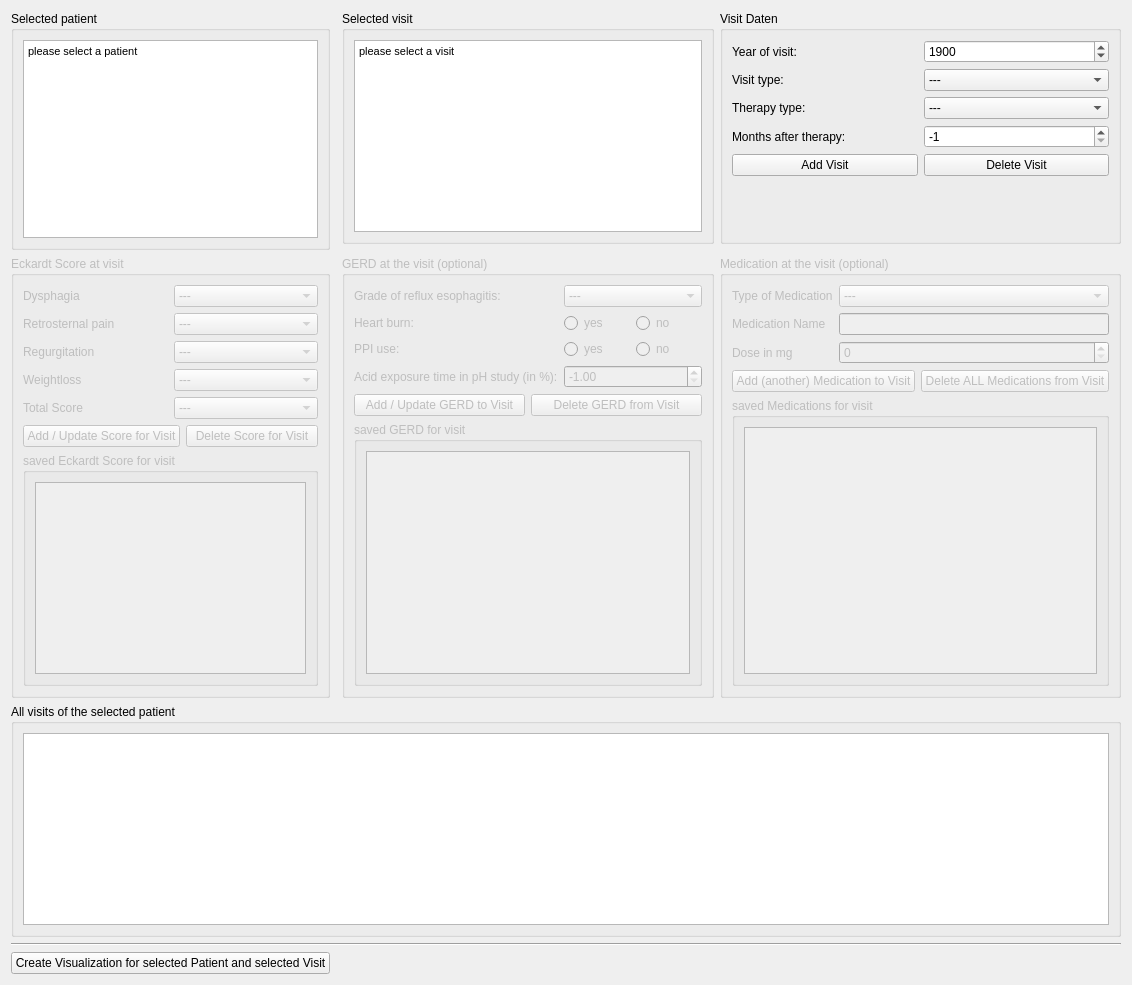
      <widget class="QWidget" name="visits">
       <property name="enabled">
        <bool>true</bool>
       </property>
       <attribute name="title">
        <string>Visits</string>
       </attribute>
       <layout class="QGridLayout" name="gridLayout_72">
        <item row="0" column="0" rowspan="2">
         <widget class="QGroupBox" name="groupBox_6">
          <property name="title">
           <string>Selected patient</string>
          </property>
          <layout class="QGridLayout" name="gridLayout_11">
           <item row="0" column="0">
            <widget class="QTextEdit" name="selected_patient_text_visitview">
             <property name="readOnly">
              <bool>true</bool>
             </property>
             <property name="html">
              <string>&lt;!DOCTYPE HTML PUBLIC &quot;-//W3C//DTD HTML 4.0//EN&quot; &quot;http://www.w3.org/TR/REC-html40/strict.dtd&quot;&gt;
&lt;html&gt;&lt;head&gt;&lt;meta name=&quot;qrichtext&quot; content=&quot;1&quot; /&gt;&lt;style type=&quot;text/css&quot;&gt;
p, li { white-space: pre-wrap; }
&lt;/style&gt;&lt;/head&gt;&lt;body style=&quot; font-family:'MS Shell Dlg 2'; font-size:8.25pt; font-weight:400; font-style:normal;&quot;&gt;
&lt;p style=&quot; margin-top:0px; margin-bottom:0px; margin-left:0px; margin-right:0px; -qt-block-indent:0; text-indent:0px;&quot;&gt;&lt;span style=&quot; font-size:8pt;&quot;&gt;please select a patient&lt;/span&gt;&lt;/p&gt;&lt;/body&gt;&lt;/html&gt;</string>
             </property>
            </widget>
           </item>
          </layout>
         </widget>
        </item>
        <item row="0" column="2">
         <widget class="QGroupBox" name="groupBox_9">
          <property name="title">
           <string>Selected visit</string>
          </property>
          <layout class="QGridLayout" name="gridLayout_16">
           <item row="0" column="0">
            <widget class="QTextEdit" name="selected_visit_text_visitview">
             <property name="readOnly">
              <bool>true</bool>
             </property>
             <property name="html">
              <string>&lt;!DOCTYPE HTML PUBLIC &quot;-//W3C//DTD HTML 4.0//EN&quot; &quot;http://www.w3.org/TR/REC-html40/strict.dtd&quot;&gt;
&lt;html&gt;&lt;head&gt;&lt;meta name=&quot;qrichtext&quot; content=&quot;1&quot; /&gt;&lt;style type=&quot;text/css&quot;&gt;
p, li { white-space: pre-wrap; }
&lt;/style&gt;&lt;/head&gt;&lt;body style=&quot; font-family:'MS Shell Dlg 2'; font-size:8.25pt; font-weight:400; font-style:normal;&quot;&gt;
&lt;p style=&quot; margin-top:0px; margin-bottom:0px; margin-left:0px; margin-right:0px; -qt-block-indent:0; text-indent:0px;&quot;&gt;&lt;span style=&quot; font-size:8pt;&quot;&gt;please select a visit&lt;/span&gt;&lt;/p&gt;&lt;/body&gt;&lt;/html&gt;</string>
             </property>
            </widget>
           </item>
          </layout>
         </widget>
        </item>
        <item row="0" column="3">
         <widget class="QGroupBox" name="groupBox_7">
          <property name="title">
           <string>Visit Daten</string>
          </property>
          <layout class="QGridLayout" name="gridLayout_12">
           <item row="0" column="0">
            <layout class="QGridLayout" name="gridLayout_13">
             <item row="3" column="1">
              <widget class="QComboBox" name="visit_type_dropdown">
               <item>
                <property name="text">
                 <string>---</string>
                </property>
               </item>
               <item>
                <property name="text">
                 <string>Initial Diagnostic</string>
                </property>
               </item>
               <item>
                <property name="text">
                 <string>Therapy</string>
                </property>
               </item>
               <item>
                <property name="text">
                 <string>Follow-Up Diagnostic</string>
                </property>
               </item>
              </widget>
             </item>
             <item row="4" column="0">
              <widget class="QLabel" name="label_13">
               <property name="text">
                <string>Therapy type:</string>
               </property>
              </widget>
             </item>
             <item row="3" column="0">
              <widget class="QLabel" name="label_12">
               <property name="text">
                <string>Visit type:</string>
               </property>
              </widget>
             </item>
             <item row="1" column="1">
              <widget class="QDateEdit" name="year_of_visit_calendar">
               <property name="displayFormat">
                <string>yyyy</string>
               </property>
               <property name="date">
                <date>
                 <year>1900</year>
                 <month>1</month>
                 <day>1</day>
                </date>
               </property>
              </widget>
             </item>
             <item row="1" column="0">
              <widget class="QLabel" name="label_10">
               <property name="text">
                <string>Year of visit:</string>
               </property>
              </widget>
             </item>
             <item row="4" column="1">
              <widget class="QComboBox" name="therapy_type_dropdown">
               <item>
                <property name="text">
                 <string>---</string>
                </property>
               </item>
               <item>
                <property name="text">
                 <string>Botox injection</string>
                </property>
               </item>
               <item>
                <property name="text">
                 <string>Pneumatic Dilatation</string>
                </property>
               </item>
               <item>
                <property name="text">
                 <string>POEM</string>
                </property>
               </item>
               <item>
                <property name="text">
                 <string>LHM</string>
                </property>
               </item>
              </widget>
             </item>
             <item row="5" column="0">
              <widget class="QLabel" name="label_7">
               <property name="text">
                <string>Months after therapy:</string>
               </property>
              </widget>
             </item>
             <item row="5" column="1">
              <widget class="QSpinBox" name="months_after_therapy_spin">
               <property name="minimum">
                <number>-1</number>
               </property>
               <property name="value">
                <number>-1</number>
               </property>
              </widget>
             </item>
            </layout>
           </item>
           <item row="1" column="0">
            <layout class="QGridLayout" name="gridLayout_15">
             <item row="0" column="0">
              <widget class="QPushButton" name="visit_add_button">
               <property name="text">
                <string>Add Visit</string>
               </property>
              </widget>
             </item>
             <item row="0" column="1">
              <widget class="QPushButton" name="visit_delete_button">
               <property name="text">
                <string>Delete Visit</string>
               </property>
              </widget>
             </item>
            </layout>
           </item>
           <item row="2" column="0">
            <spacer name="verticalSpacer_11">
             <property name="orientation">
              <enum>Qt::Vertical</enum>
             </property>
             <property name="sizeHint" stdset="0">
              <size>
               <width>20</width>
               <height>40</height>
              </size>
             </property>
            </spacer>
           </item>
          </layout>
         </widget>
        </item>
        <item row="2" column="2">
         <widget class="QGroupBox" name="gerd">
          <property name="enabled">
           <bool>false</bool>
          </property>
          <property name="title">
           <string>GERD at the visit (optional)</string>
          </property>
          <layout class="QGridLayout" name="gridLayout_48">
           <item row="2" column="1">
            <widget class="QGroupBox" name="groupBox_22">
             <property name="title">
              <string>saved GERD for visit</string>
             </property>
             <layout class="QGridLayout" name="gridLayout_85">
              <item row="0" column="0">
               <widget class="QTextEdit" name="gerd_text">
                <property name="readOnly">
                 <bool>true</bool>
                </property>
               </widget>
              </item>
             </layout>
            </widget>
           </item>
           <item row="1" column="1">
            <layout class="QGridLayout" name="gridLayout_74">
             <item row="0" column="0">
              <widget class="QPushButton" name="add_gerd_button">
               <property name="text">
                <string>Add / Update GERD to Visit</string>
               </property>
              </widget>
             </item>
             <item row="0" column="1">
              <widget class="QPushButton" name="delete_gerd_button">
               <property name="text">
                <string>Delete GERD from Visit</string>
               </property>
              </widget>
             </item>
            </layout>
           </item>
           <item row="0" column="1">
            <layout class="QGridLayout" name="gridLayout_69">
             <item row="3" column="1">
              <widget class="QDoubleSpinBox" name="gerd_acidexposure_spin">
               <property name="minimum">
                <double>-1.000000000000000</double>
               </property>
               <property name="maximum">
                <double>100.000000000000000</double>
               </property>
               <property name="value">
                <double>-1.000000000000000</double>
               </property>
              </widget>
             </item>
             <item row="0" column="0">
              <widget class="QLabel" name="label_78">
               <property name="text">
                <string>Grade of reflux esophagitis:</string>
               </property>
              </widget>
             </item>
             <item row="1" column="0">
              <widget class="QLabel" name="label_61">
               <property name="text">
                <string>Heart burn:</string>
               </property>
              </widget>
             </item>
             <item row="0" column="1">
              <widget class="QComboBox" name="gerd_reflux_dropdown">
               <item>
                <property name="text">
                 <string>---</string>
                </property>
               </item>
               <item>
                <property name="text">
                 <string>Los Angelos grad A</string>
                </property>
               </item>
               <item>
                <property name="text">
                 <string>Los Angelos grad B</string>
                </property>
               </item>
               <item>
                <property name="text">
                 <string>Los Angelos grad C</string>
                </property>
               </item>
              </widget>
             </item>
             <item row="2" column="0">
              <widget class="QLabel" name="label_82">
               <property name="text">
                <string>PPI use:</string>
               </property>
              </widget>
             </item>
             <item row="3" column="0">
              <widget class="QLabel" name="label_83">
               <property name="text">
                <string>Acid exposure time in pH study (in %):</string>
               </property>
              </widget>
             </item>
             <item row="1" column="1">
              <layout class="QHBoxLayout" name="horizontalLayout_10">
               <item>
                <widget class="QRadioButton" name="heartburn_yes_ratio">
                 <property name="text">
                  <string>yes</string>
                 </property>
                 <property name="checkable">
                  <bool>true</bool>
                 </property>
                 <property name="autoRepeat">
                  <bool>false</bool>
                 </property>
                </widget>
               </item>
               <item>
                <widget class="QRadioButton" name="heartburn_no_ratio">
                 <property name="text">
                  <string>no</string>
                 </property>
                </widget>
               </item>
              </layout>
             </item>
             <item row="2" column="1">
              <layout class="QHBoxLayout" name="horizontalLayout_12">
               <item>
                <widget class="QRadioButton" name="ppi_yes_ratio">
                 <property name="text">
                  <string>yes</string>
                 </property>
                </widget>
               </item>
               <item>
                <widget class="QRadioButton" name="ppi_no_ratio">
                 <property name="text">
                  <string>no</string>
                 </property>
                </widget>
               </item>
              </layout>
             </item>
            </layout>
           </item>
          </layout>
         </widget>
        </item>
        <item row="2" column="3">
         <widget class="QGroupBox" name="medication">
          <property name="enabled">
           <bool>false</bool>
          </property>
          <property name="title">
           <string>Medication at the visit (optional)</string>
          </property>
          <layout class="QGridLayout" name="gridLayout_18">
           <item row="0" column="0">
            <layout class="QGridLayout" name="gridLayout_17">
             <item row="0" column="0">
              <widget class="QLabel" name="label_14">
               <property name="text">
                <string>Type of Medication</string>
               </property>
              </widget>
             </item>
             <item row="0" column="1">
              <widget class="QComboBox" name="medication_name_dropdown">
               <item>
                <property name="text">
                 <string>---</string>
                </property>
               </item>
               <item>
                <property name="text">
                 <string>Antithrombotic medication</string>
                </property>
               </item>
               <item>
                <property name="text">
                 <string>Anticoagulation</string>
                </property>
               </item>
               <item>
                <property name="text">
                 <string>None</string>
                </property>
               </item>
               <item>
                <property name="text">
                 <string>Other</string>
                </property>
               </item>
              </widget>
             </item>
             <item row="1" column="0">
              <widget class="QLabel" name="label_15">
               <property name="text">
                <string>Medication Name</string>
               </property>
              </widget>
             </item>
             <item row="1" column="1">
              <widget class="QLineEdit" name="medication_type_text"/>
             </item>
             <item row="2" column="0">
              <widget class="QLabel" name="label_16">
               <property name="text">
                <string>Dose in mg</string>
               </property>
              </widget>
             </item>
             <item row="2" column="1">
              <widget class="QSpinBox" name="medication_dose_spin"/>
             </item>
            </layout>
           </item>
           <item row="1" column="0">
            <layout class="QGridLayout" name="gridLayout_77">
             <item row="0" column="0">
              <widget class="QPushButton" name="add_medication_button">
               <property name="text">
                <string>Add (another) Medication to Visit</string>
               </property>
              </widget>
             </item>
             <item row="0" column="1">
              <widget class="QPushButton" name="delete_medication_button">
               <property name="text">
                <string>Delete ALL Medications from Visit</string>
               </property>
              </widget>
             </item>
            </layout>
           </item>
           <item row="2" column="0">
            <widget class="QGroupBox" name="groupBox_36">
             <property name="title">
              <string>saved Medications for visit</string>
             </property>
             <layout class="QGridLayout" name="gridLayout_86">
              <item row="0" column="0">
               <widget class="QTextEdit" name="medication_text">
                <property name="readOnly">
                 <bool>true</bool>
                </property>
               </widget>
              </item>
             </layout>
            </widget>
           </item>
          </layout>
         </widget>
        </item>
        <item row="3" column="0" colspan="4">
         <widget class="QGroupBox" name="groupBox_3">
          <property name="title">
           <string>All visits of the selected patient</string>
          </property>
          <layout class="QGridLayout" name="gridLayout_7">
           <item row="0" column="0">
            <widget class="QTableView" name="visits_tableView"/>
           </item>
          </layout>
         </widget>
        </item>
        <item row="4" column="0" colspan="4">
         <widget class="Line" name="line_2">
          <property name="orientation">
           <enum>Qt::Horizontal</enum>
          </property>
         </widget>
        </item>
        <item row="5" column="0">
         <widget class="QPushButton" name="pushButton_16">
          <property name="text">
           <string>Create Visualization for selected Patient and selected Visit</string>
          </property>
         </widget>
        </item>
        <item row="2" column="0">
         <widget class="QGroupBox" name="eckardt_score">
          <property name="enabled">
           <bool>false</bool>
          </property>
          <property name="title">
           <string>Eckardt Score at visit</string>
          </property>
          <layout class="QGridLayout" name="gridLayout_65">
           <item row="2" column="0" colspan="2">
            <layout class="QHBoxLayout" name="horizontalLayout_13">
             <item>
              <widget class="QPushButton" name="add_eckardt_score_button">
               <property name="text">
                <string>Add / Update Score for Visit</string>
               </property>
              </widget>
             </item>
             <item>
              <widget class="QPushButton" name="delete_eckardt_score_button">
               <property name="text">
                <string>Delete Score for Visit</string>
               </property>
              </widget>
             </item>
            </layout>
           </item>
           <item row="3" column="0" colspan="2">
            <widget class="QGroupBox" name="groupBox_42">
             <property name="title">
              <string>saved Eckardt Score for visit</string>
             </property>
             <layout class="QGridLayout" name="gridLayout_63">
              <item row="0" column="0">
               <widget class="QTextEdit" name="eckardt_score_text"/>
              </item>
             </layout>
            </widget>
           </item>
           <item row="0" column="0" rowspan="2" colspan="2">
            <layout class="QGridLayout" name="gridLayout_6">
             <item row="0" column="0">
              <widget class="QLabel" name="label_26">
               <property name="text">
                <string>Dysphagia</string>
               </property>
              </widget>
             </item>
             <item row="0" column="1">
              <widget class="QComboBox" name="eckardt_dysphagia_dropdown">
               <item>
                <property name="text">
                 <string>---</string>
                </property>
               </item>
               <item>
                <property name="text">
                 <string>0</string>
                </property>
               </item>
               <item>
                <property name="text">
                 <string>1</string>
                </property>
               </item>
               <item>
                <property name="text">
                 <string>2</string>
                </property>
               </item>
               <item>
                <property name="text">
                 <string>3</string>
                </property>
               </item>
              </widget>
             </item>
             <item row="1" column="0">
              <widget class="QLabel" name="label_27">
               <property name="text">
                <string>Retrosternal pain</string>
               </property>
              </widget>
             </item>
             <item row="1" column="1">
              <widget class="QComboBox" name="eckardt_retro_pain_dropdown">
               <item>
                <property name="text">
                 <string>---</string>
                </property>
               </item>
               <item>
                <property name="text">
                 <string>0</string>
                </property>
               </item>
               <item>
                <property name="text">
                 <string>1</string>
                </property>
               </item>
               <item>
                <property name="text">
                 <string>2</string>
                </property>
               </item>
               <item>
                <property name="text">
                 <string>3</string>
                </property>
               </item>
              </widget>
             </item>
             <item row="2" column="0">
              <widget class="QLabel" name="label_49">
               <property name="text">
                <string>Regurgitation</string>
               </property>
              </widget>
             </item>
             <item row="3" column="0">
              <widget class="QLabel" name="label_56">
               <property name="text">
                <string>Weightloss</string>
               </property>
              </widget>
             </item>
             <item row="3" column="1">
              <widget class="QComboBox" name="eckardt_weightloss_dropdown">
               <item>
                <property name="text">
                 <string>---</string>
                </property>
               </item>
               <item>
                <property name="text">
                 <string>0</string>
                </property>
               </item>
               <item>
                <property name="text">
                 <string>1</string>
                </property>
               </item>
               <item>
                <property name="text">
                 <string>2</string>
                </property>
               </item>
               <item>
                <property name="text">
                 <string>3</string>
                </property>
               </item>
              </widget>
             </item>
             <item row="4" column="1">
              <widget class="QComboBox" name="eckardt_totalscore_dropdown">
               <item>
                <property name="text">
                 <string>---</string>
                </property>
               </item>
               <item>
                <property name="text">
                 <string>0</string>
                </property>
               </item>
               <item>
                <property name="text">
                 <string>1</string>
                </property>
               </item>
               <item>
                <property name="text">
                 <string>2</string>
                </property>
               </item>
               <item>
                <property name="text">
                 <string>3</string>
                </property>
               </item>
               <item>
                <property name="text">
                 <string>4</string>
                </property>
               </item>
               <item>
                <property name="text">
                 <string>5</string>
                </property>
               </item>
               <item>
                <property name="text">
                 <string>6</string>
                </property>
               </item>
               <item>
                <property name="text">
                 <string>7</string>
                </property>
               </item>
               <item>
                <property name="text">
                 <string>8</string>
                </property>
               </item>
               <item>
                <property name="text">
                 <string>9</string>
                </property>
               </item>
               <item>
                <property name="text">
                 <string>10</string>
                </property>
               </item>
               <item>
                <property name="text">
                 <string>11</string>
                </property>
               </item>
               <item>
                <property name="text">
                 <string>12</string>
                </property>
               </item>
              </widget>
             </item>
             <item row="4" column="0">
              <widget class="QLabel" name="label_58">
               <property name="text">
                <string>Total Score</string>
               </property>
              </widget>
             </item>
             <item row="2" column="1">
              <widget class="QComboBox" name="eckardt_regurgitation_dropdown">
               <item>
                <property name="text">
                 <string>---</string>
                </property>
               </item>
               <item>
                <property name="text">
                 <string>0</string>
                </property>
               </item>
               <item>
                <property name="text">
                 <string>1</string>
                </property>
               </item>
               <item>
                <property name="text">
                 <string>2</string>
                </property>
               </item>
               <item>
                <property name="text">
                 <string>3</string>
                </property>
               </item>
              </widget>
             </item>
            </layout>
           </item>
          </layout>
         </widget>
        </item>
       </layout>
      </widget>
